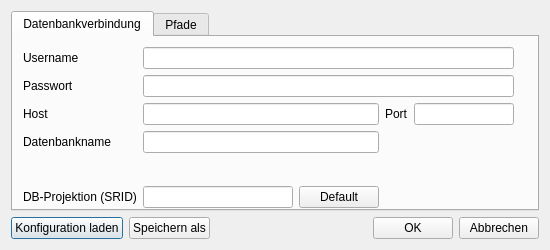
<?xml version="1.0" encoding="UTF-8"?>
<ui version="4.0">
 <class>Settings</class>
 <widget class="QDialog" name="Settings">
  <property name="geometry">
   <rect>
    <x>0</x>
    <y>0</y>
    <width>550</width>
    <height>250</height>
   </rect>
  </property>
  <property name="sizePolicy">
   <sizepolicy hsizetype="Fixed" vsizetype="Fixed">
    <horstretch>0</horstretch>
    <verstretch>0</verstretch>
   </sizepolicy>
  </property>
  <property name="minimumSize">
   <size>
    <width>550</width>
    <height>250</height>
   </size>
  </property>
  <property name="maximumSize">
   <size>
    <width>550</width>
    <height>300</height>
   </size>
  </property>
  <property name="windowTitle">
   <string>Einstellungen</string>
  </property>
  <property name="sizeGripEnabled">
   <bool>false</bool>
  </property>
  <property name="modal">
   <bool>true</bool>
  </property>
  <layout class="QGridLayout" name="gridLayout">
   <item row="1" column="0">
    <layout class="QHBoxLayout" name="horizontalLayout">
     <item>
      <widget class="QPushButton" name="load_config_button">
       <property name="text">
        <string>Konfiguration laden</string>
       </property>
      </widget>
     </item>
     <item>
      <widget class="QPushButton" name="save_as_button">
       <property name="text">
        <string>Speichern als</string>
       </property>
      </widget>
     </item>
     <item>
      <spacer name="horizontalSpacer">
       <property name="orientation">
        <enum>Qt::Horizontal</enum>
       </property>
       <property name="sizeHint" stdset="0">
        <size>
         <width>40</width>
         <height>20</height>
        </size>
       </property>
      </spacer>
     </item>
     <item>
      <widget class="QPushButton" name="OK_button">
       <property name="text">
        <string>OK</string>
       </property>
      </widget>
     </item>
     <item>
      <widget class="QPushButton" name="cancel_button">
       <property name="text">
        <string>Abbrechen</string>
       </property>
      </widget>
     </item>
    </layout>
   </item>
   <item row="0" column="0">
    <widget class="QTabWidget" name="tabWidget">
     <property name="currentIndex">
      <number>0</number>
     </property>
     <widget class="QWidget" name="dblogin_tab">
      <attribute name="title">
       <string>Datenbankverbindung</string>
      </attribute>
      <widget class="QWidget" name="gridLayoutWidget_2">
       <property name="geometry">
        <rect>
         <x>10</x>
         <y>10</y>
         <width>491</width>
         <height>161</height>
        </rect>
       </property>
       <layout class="QGridLayout" name="gridLayout_3">
        <item row="1" column="0">
         <widget class="QLabel" name="label_5">
          <property name="text">
           <string>Passwort</string>
          </property>
         </widget>
        </item>
        <item row="0" column="2" colspan="4">
         <widget class="QLineEdit" name="username_edit"/>
        </item>
        <item row="1" column="2" colspan="4">
         <widget class="QLineEdit" name="password_edit">
          <property name="echoMode">
           <enum>QLineEdit::Password</enum>
          </property>
         </widget>
        </item>
        <item row="6" column="2">
         <widget class="QLineEdit" name="srid_edit"/>
        </item>
        <item row="6" column="0">
         <widget class="QLabel" name="label">
          <property name="text">
           <string>DB-Projektion (SRID)</string>
          </property>
         </widget>
        </item>
        <item row="6" column="3">
         <widget class="QPushButton" name="srid_default_button">
          <property name="text">
           <string>Default</string>
          </property>
         </widget>
        </item>
        <item row="5" column="0">
         <spacer name="verticalSpacer_2">
          <property name="orientation">
           <enum>Qt::Vertical</enum>
          </property>
          <property name="sizeHint" stdset="0">
           <size>
            <width>20</width>
            <height>40</height>
           </size>
          </property>
         </spacer>
        </item>
        <item row="3" column="5">
         <widget class="QLineEdit" name="port_edit">
          <property name="maximumSize">
           <size>
            <width>100</width>
            <height>16777215</height>
           </size>
          </property>
         </widget>
        </item>
        <item row="4" column="0">
         <widget class="QLabel" name="label_8">
          <property name="text">
           <string>Datenbankname</string>
          </property>
         </widget>
        </item>
        <item row="0" column="0">
         <widget class="QLabel" name="label_3">
          <property name="text">
           <string>Username</string>
          </property>
         </widget>
        </item>
        <item row="3" column="0">
         <widget class="QLabel" name="label_7">
          <property name="text">
           <string>Host</string>
          </property>
         </widget>
        </item>
        <item row="2" column="0">
         <spacer name="verticalSpacer">
          <property name="orientation">
           <enum>Qt::Vertical</enum>
          </property>
          <property name="sizeType">
           <enum>QSizePolicy::Maximum</enum>
          </property>
          <property name="sizeHint" stdset="0">
           <size>
            <width>10</width>
            <height>10</height>
           </size>
          </property>
         </spacer>
        </item>
        <item row="3" column="4">
         <widget class="QLabel" name="label_9">
          <property name="text">
           <string>Port</string>
          </property>
         </widget>
        </item>
        <item row="3" column="2" colspan="2">
         <widget class="QLineEdit" name="host_edit"/>
        </item>
        <item row="4" column="2" colspan="2">
         <widget class="QLineEdit" name="dbname_edit"/>
        </item>
       </layout>
      </widget>
     </widget>
     <widget class="QWidget" name="env_tab">
      <attribute name="title">
       <string>Pfade</string>
      </attribute>
      <widget class="QWidget" name="gridLayoutWidget_3">
       <property name="geometry">
        <rect>
         <x>10</x>
         <y>30</y>
         <width>491</width>
         <height>128</height>
        </rect>
       </property>
       <layout class="QGridLayout" name="gridLayout_4">
        <item row="0" column="0">
         <widget class="QLabel" name="label_6">
          <property name="text">
           <string>psql.exe</string>
          </property>
         </widget>
        </item>
        <item row="1" column="0">
         <widget class="QLabel" name="label_10">
          <property name="text">
           <string>shp2pgsql.exe</string>
          </property>
         </widget>
        </item>
        <item row="0" column="3">
         <widget class="QPushButton" name="psql_browse_button">
          <property name="maximumSize">
           <size>
            <width>30</width>
            <height>16777215</height>
           </size>
          </property>
          <property name="text">
           <string>...</string>
          </property>
         </widget>
        </item>
        <item row="1" column="3">
         <widget class="QPushButton" name="shp2pgsql_browse_button">
          <property name="maximumSize">
           <size>
            <width>30</width>
            <height>16777215</height>
           </size>
          </property>
          <property name="text">
           <string>...</string>
          </property>
         </widget>
        </item>
        <item row="1" column="1">
         <widget class="QLineEdit" name="shp2pgsql_edit"/>
        </item>
        <item row="0" column="1">
         <widget class="QLineEdit" name="psql_edit"/>
        </item>
        <item row="3" column="0">
         <widget class="QLabel" name="label_11">
          <property name="text">
           <string>pgsql2shp.exe</string>
          </property>
         </widget>
        </item>
        <item row="3" column="1">
         <widget class="QLineEdit" name="pgsql2shp_edit"/>
        </item>
        <item row="3" column="3">
         <widget class="QPushButton" name="pgsql2shp_browse_button">
          <property name="maximumSize">
           <size>
            <width>30</width>
            <height>16777215</height>
           </size>
          </property>
          <property name="text">
           <string>...</string>
          </property>
         </widget>
        </item>
       </layout>
      </widget>
     </widget>
    </widget>
   </item>
  </layout>
 </widget>
 <resources/>
 <connections/>
</ui>
